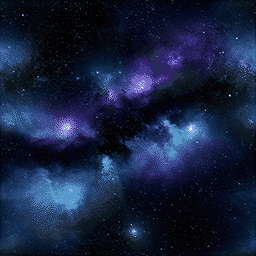
#> input picture backdrops/level1.png, 256 x 256 px; its folder holds 4 pictures in this run
$ python build_backdrop.py
#> lines starting #> are read from the running program, lines starting #| are printed output that depends on the picture
#!/usr/bin/env python3
"""Convert backdrops/level1-4.png into the BG2 backdrop layers.

256x256 source -> 32x32 seamless tilemap, quantized to 15 colors (BG
sub-palette 7, slot 0 transparent), 8x8 tiles deduplicated across H/V flips.
Outputs res/bgl{1..4}.pic/.map/.pal. The board (BG1) renders on
top; everything outside the hex and under blanked spin cells shows this.
"""

from pathlib import Path
from PIL import Image, ImageFilter

ROOT = Path(__file__).resolve().parent.parent
W, H = 256, 256  # full 32x32 tilemap: seamless wrap on both axes (drift)


def encode_tile(px):
    planes = bytearray(32)
    for y in range(8):
        b0 = b1 = b2 = b3 = 0
        for x in range(8):
            c = px[y][x]
            bit = 0x80 >> x
            if c & 1:
                b0 |= bit
            if c & 2:
                b1 |= bit
            if c & 4:
                b2 |= bit
            if c & 8:
                b3 |= bit
        planes[y * 2] = b0
        planes[y * 2 + 1] = b1
        planes[16 + y * 2] = b2
        planes[16 + y * 2 + 1] = b3
    return bytes(planes)


def convert(im, name, full_h=None, _blur=0.0):
    """RGB image -> res/<name>.pic/.map/.pal (BG2, sub-palette 7). full_h is
    the source height to map (256 for seamless wrap, 224 for screens).
    Retries with gentle smoothing when the art exceeds 1024 unique tiles."""
#> called with name = 'bgl1', full_h = 256, _blur = 0
    if _blur:
        im = im.filter(ImageFilter.GaussianBlur(_blur))
    w = W
#> w = 256
    h = full_h if full_h else im.height
#> h = 256
    if im.size != (w, h):
        iw, ih = im.size
        sc = max(w / iw, h / ih)
        im = im.resize((round(iw * sc), round(ih * sc)), Image.LANCZOS)
        left = (im.width - w) // 2
        top = (im.height - h) // 2
        im = im.crop((left, top, left + w, top + h))

    q = im.quantize(colors=15, dither=Image.Dither.NONE)
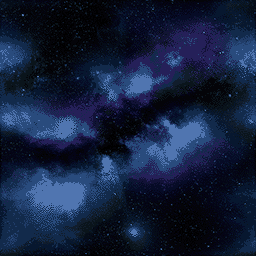
#> q: PIL image 256x256 P; mean R, G, B 19.2, 31.8, 59.6
    qpal = q.getpalette()[: 15 * 3]
#> qpal = 45 values, max 176 at index 2, min 0 at index 42, mean 38.76
    qpx = q.load()

    def hflip(t):
        return tuple(tuple(row[::-1]) for row in t)

    def vflip(t):
        return tuple(t[7 - y] for y in range(8))

    tiles = [bytes(32)]  # tile 0 = blank
    canonical = {tuple(tuple([0] * 8) for _ in range(8)): 0}
    entries = []
    for ty in range(h // 8):
        for tx in range(w // 8):
            t = tuple(tuple(qpx[tx * 8 + x, ty * 8 + y] + 1 for x in range(8))
                      for y in range(8))
            ent = None
            for cand, flips in ((t, 0), (hflip(t), 0x4000), (vflip(t), 0x8000),
                                (vflip(hflip(t)), 0xC000)):
                if cand in canonical:
                    ent = canonical[cand] | flips
                    break
            if ent is None:
                tid = len(tiles)
                tiles.append(encode_tile([list(r) for r in t]))
                canonical[t] = tid
                ent = tid
            entries.append(ent | (7 << 10))  # sub-palette 7
#> after the loop, canonical = 1014 items; entries = 1024 values, max 8181 at index 1023, min 7169 at index 0, mean 7673.2; tid = 1013; tiles = 1014 items

    # 1023, not 1024: an exactly-32768-byte pic fills a ROM bank to the brim
    # and its end label lands outside 16-bit address range (link error).
    if len(tiles) > 1023:
        assert _blur < 2.0, f"{name}: still {len(tiles)} tiles at blur {_blur}"
        print(f"{name}: {len(tiles)} tiles > 1023, retrying with blur {_blur + 0.4:.1f}")
        return convert(im, name, full_h, _blur + 0.4)
    (ROOT / f"res/{name}.pic").write_bytes(b"".join(tiles))

    mp = bytearray()
    for ty in range(32):
        for tx in range(32):
            e = entries[ty * 32 + tx] if ty < h // 8 else 0
            mp += bytes((e & 0xFF, e >> 8))
    (ROOT / f"res/{name}.map").write_bytes(mp)

    pal = bytearray(2)  # slot 0 transparent/black
    for i in range(15):
        r, g, b = qpal[i * 3], qpal[i * 3 + 1], qpal[i * 3 + 2]
        wv = (b >> 3) << 10 | (g >> 3) << 5 | (r >> 3)
        pal += bytes((wv & 0xFF, wv >> 8))
#> this loop made 15 passes
#> (r, g, b, wv) on passes 1 to 12: (80, 117, 176, 22986), (41, 75, 125, 15653), (32, 60, 104, 13540), (42, 50, 91, 11461), (18, 42, 75, 9378), (37, 32, 89, 11396), (17, 29, 44, 5218), (10, 20, 27, 3137), (7, 23, 47, 5184), (18, 18, 55, 6210), (5, 12, 24, 3104), (6, 11, 38, 4128)
    (ROOT / f"res/{name}.pal").write_bytes(pal)

    # Brightest palette slots (star cores) for the runtime twinkle.
    lum = sorted(range(15),
                 key=lambda i: qpal[i * 3] * 3 + qpal[i * 3 + 1] * 6 + qpal[i * 3 + 2],
                 reverse=True)[:3]
#> lum = [0, 1, 2]
    tw = ([1 + i for i in lum],
          [(qpal[i * 3 + 2] >> 3) << 10 | (qpal[i * 3 + 1] >> 3) << 5 | (qpal[i * 3] >> 3)
           for i in lum])
#> tw = ([1, 2, 3], [22986, 15653, 13540])
    print(f"{name}: {len(tiles)} tiles ({len(tiles) * 32} bytes), twinkle slots {lum}")
#| bgl1: 1014 tiles (32448 bytes), twinkle slots [0, 1, 2]
    return tw


def main():
    tws = []
    for lvl in (1, 2, 3, 4):
        tws.append(convert(Image.open(ROOT / f"backdrops/level{lvl}.png").convert("RGB"),
                           f"bgl{lvl}", 256))
#> pass 2 of the loop in main, `for lvl in (1, 2, 3, 4):`:
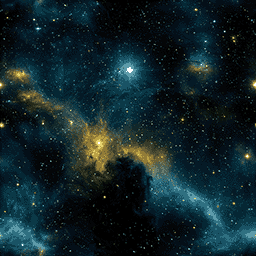
#> input picture backdrops/level2.png, 256 x 256 px
#> in convert (call 2), `q = im.quantize(colors=15, dither=Image.Dither.NONE)`:
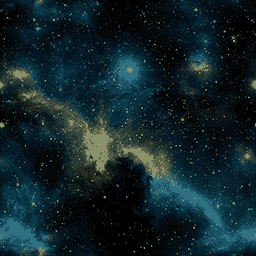
#> q: PIL image 256x256 P; mean R, G, B 16.7, 36.4, 41.3
#> qpal = 45 values, max 146 at index 1, min 0 at index 42, mean 46.87
#> after the loop in convert (call 2), `for ty in range(h // 8):`: canonical = 1024 items; entries = 1024 values, max 8191 at index 1023, min 7169 at index 0, mean 7680.3; tid = 1023; tiles = 1024 items
#| bgl2: 1024 tiles > 1023, retrying with blur 0.4
#> in convert (call 3), `q = im.quantize(colors=15, dither=Image.Dither.NONE)`:
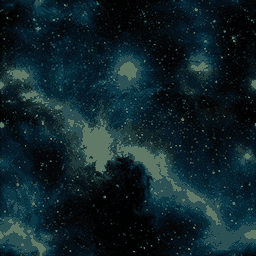
#> q: PIL image 256x256 P; mean R, G, B 15.6, 35.5, 40.7
#> qpal = 45 values, max 122 at index 1, min 0 at index 42, mean 28.67
#> after the loop in convert (call 3), `for ty in range(h // 8):`: canonical = 1019 items; entries = 1024 values, max 8186 at index 1023, min 7169 at index 0, mean 7678.1; tid = 1018; tiles = 1019 items
#> the loop in convert (call 3), `for i in range(15):` made 15 passes
#> (r, g, b, wv) on passes 1 to 8: (97, 122, 103, 12780), (44, 81, 85, 10565), (33, 58, 58, 7396), (11, 56, 70, 8417), (16, 36, 40, 5250), (5, 38, 50, 6272), (5, 26, 38, 4192), (8, 21, 26, 3137)
#> tw = ([1, 2, 3], [12780, 10565, 7396])
#| bgl2: 1019 tiles (32608 bytes), twinkle slots [0, 1, 2]
#> pass 3 of the loop in main, `for lvl in (1, 2, 3, 4):`:
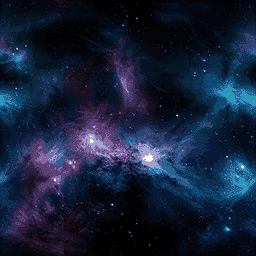
#> input picture backdrops/level3.png, 256 x 256 px
#> in convert (call 4), `q = im.quantize(colors=15, dither=Image.Dither.NONE)`:
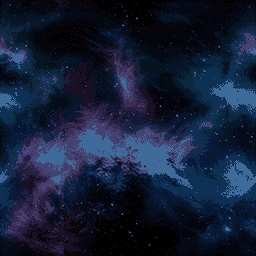
#> q: PIL image 256x256 P; mean R, G, B 19.6, 30.8, 54.5
#> qpal = 45 values, max 154 at index 2, min 0 at index 42, mean 34.67
#> after the loop in convert (call 4), `for ty in range(h // 8):`: canonical = 1016 items; entries = 1024 values, max 8183 at index 1023, min 7169 at index 0, mean 7674.8; tid = 1015; tiles = 1016 items
#> the loop in convert (call 4), `for i in range(15):` made 15 passes
#> (r, g, b, wv) on passes 1 to 8: (62, 107, 154, 19879), (69, 66, 114, 14600), (59, 45, 85, 10407), (14, 48, 84, 10433), (10, 39, 60, 7297), (37, 31, 65, 8292), (9, 25, 57, 7265), (7, 21, 40, 5184)
#> tw = ([1, 2, 3], [19879, 14600, 10407])
#| bgl3: 1016 tiles (32512 bytes), twinkle slots [0, 1, 2]
#> the loop made 4 passes; the first 3 are shown
    lines = ["/* GENERATED by tools/build_backdrop.py - do not edit. */",
             "#ifndef BG2TAB_H", "#define BG2TAB_H", '#include "core_types.h"',
             "#define TWINKLE_N 3",
             "static const u8 twSlot[4][TWINKLE_N] = {%s};" %
             ", ".join("{%s}" % ", ".join(map(str, t[0])) for t in tws),
             "static const u16 twColor[4][TWINKLE_N] = {%s};" %
             ", ".join("{%s}" % ", ".join(map(str, t[1])) for t in tws),
             "#endif", ""]
    (ROOT / "include/bg2tab.h").write_text("\n".join(lines))


if __name__ == "__main__":
    main()
